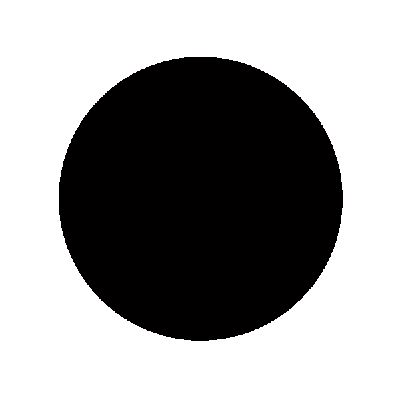
#> input picture Black_Circle.jpg, 400 x 399 px; its folder holds only this picture in this run
$ python ascii.py
#> lines starting #> are read from the running program, lines starting #| are printed output that depends on the picture
#> the answer given: Black_Circle.jpg
#> the answer given: 100
#> the answer given: out.png

from PIL import Image, ImageDraw, ImageFont
import numpy as np
import math as m
import multiprocessing
import concurrent.futures
from PIL import Image, ImageDraw, ImageFont
import numpy as np
import math as m
import concurrent.futures
from timeit import default_timer as timer

def normal_dist(x, mean, std):
    return (1 / (std * np.sqrt(2 * np.pi))) * np.exp(-0.5 * ((x - mean) / std) ** 2)

def forloop_image(img, empty_image, y, height, width, radius):
    widthpixels = []
    G_x = np.array([[-1, 0, 1], [-2, 0, 2], [-1, 0, 1]])
    G_y = np.array([[1, 2, 1], [0, 0, 0], [-1, -2, -1]])

    for x in range(width):
        gx_r = gx_b = gx_g = gy_r = gy_b = gy_g = 0

        for i in range(-1, 2):
            for j in range(-1, 2):
                if 0 <= x + i < width and 0 <= y + j < height:
                    pixel = img.getpixel((x + i, y + j))
                    gx_r += G_x[i + 1][j + 1] * pixel[0]
                    gx_g += G_x[i + 1][j + 1] * pixel[1]
                    gx_b += G_x[i + 1][j + 1] * pixel[2]
                    gy_r += G_y[i + 1][j + 1] * pixel[0]
                    gy_g += G_y[i + 1][j + 1] * pixel[1]
                    gy_b += G_y[i + 1][j + 1] * pixel[2]

        x_a = (gx_r / 255 + gx_g / 255 + gx_b / 255) / 3
        y_a = (gy_r / 255 + gy_g / 255 + gy_b / 255) / 3
        grace = 0.15
        if abs(x_a) < grace and abs(y_a) < grace:
            widthpixels.append(" ")
        elif abs(x_a) < grace and abs(y_a) > grace:
            widthpixels.append("|")
        elif abs(y_a) < grace and abs(x_a) > grace:
            widthpixels.append("-")
        elif x_a > 0 and y_a > 0:
            widthpixels.append("\\")
        elif x_a < 0 and y_a < 0:
            widthpixels.append("\\")
        elif x_a > 0 and y_a < 0:
            widthpixels.append("/")
        elif x_a < 0 and y_a > 0:
            widthpixels.append("/")
        else:
            widthpixels.append(" ")

    return "".join(widthpixels)

def distance_image(image_path: str,character_amount:int,output:str) -> None:
#> called with image_path = 'Black_Circle.jpg', character_amount = 100, output = 'out.png'
    start = timer()

    radius = 1
    img = Image.open(image_path)
#> img is the input picture: PIL image 400x399 RGB; mean R, G, B 154.2, 153.8, 153.8
    std = 0.05
    oldwidth, oldheight = img.size
#> oldwidth = 400; oldheight = 399
    scale = oldwidth / character_amount
#> scale = 4
    img = img.resize((int(oldwidth / scale), int(oldheight / scale)))
#> img: PIL image 100x99 RGB
    width, height = img.size
#> width = 100; height = 99
    img = img.convert("RGB")
    empty_image = Image.new("RGB", (width, height), "white")
#> empty_image: PIL image 100x99 RGB; every value is 255

    with concurrent.futures.ProcessPoolExecutor() as executor:
        futures = {executor.submit(forloop_image, img, empty_image, y, height, width, radius): y for y in range(height)}
#> futures = 99 items

        results = {}
        for future in concurrent.futures.as_completed(futures):
            y = futures[future]
            results[y] = future.result()
#> this loop made 99 passes
#> y on passes 1 to 12: 28, 57, 82, 27, 56, 81, 26, 55, 25, 80, 54, 24
#> after the loop, results = 99 items

    sorted_results = [results[x] for x in sorted(results.keys())]
#> sorted_results = 99 items

    with open(f"{output}.txt", "w") as file:
        for line in sorted_results:
            file.write(line + "\n")
#> this loop made 99 passes

    empty_image = Image.new("RGB", (oldwidth, oldheight), "white")
#> empty_image: PIL image 400x399 RGB; every value is 255
    draw = ImageDraw.Draw(empty_image)
    font = ImageFont.truetype('GrescoTrial-Black.ttf', 8)
    placed = (-1, -1)
    for y in range(height):
        for x in range(width):
            if (x, y) != placed:
                draw.text((int(x*oldwidth/width), int(y*oldheight/height)), sorted_results[y][x], fill=(0, 0, 0), font=font)
                placed = (x, y)
#> after the loop, placed = (99, 98)

    empty_image.save(f"{output}.jpg")
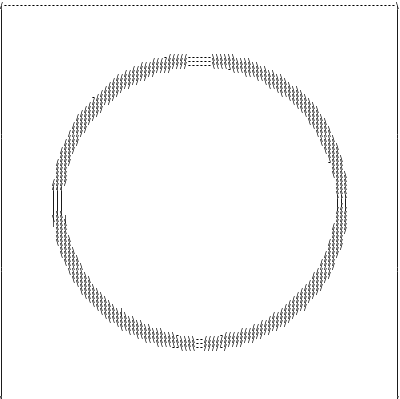
#> saved as out.png.jpg: PIL image 400x399 RGB; min 0, max 255, mean 248.2

    print(timer() - start)

if __name__ == "__main__":
    multiprocessing.freeze_support()

    image_path = input("Enter the path to the image: ")
    character_amount = int(input("Amount of characters per width: "))
    output = input("Enter the output file name(don't add extentions): ")
    distance_image(image_path,character_amount,output)
